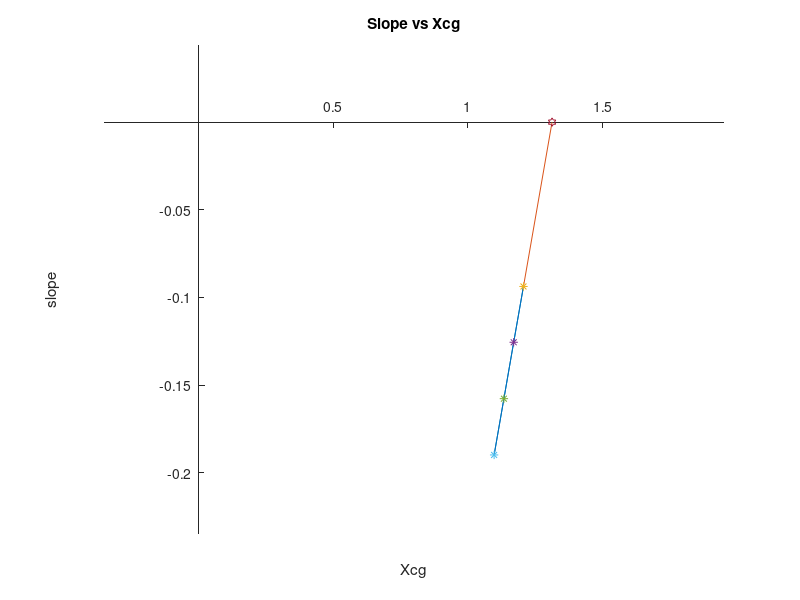

Source code (MATLAB):
Cltrim1=[0.5619 0.4643 0.3902 0.3324 0.2866];
deltrim1=[0.0348 0.0439 0.0509 0.0563 0.0606];
A= polyfit(Cltrim1,deltrim1,1);
Slope1=A(1);

Cltrim2=[0.5619 0.4643 0.3902 0.3324 0.2866];
deltrim2=[0.01674 0.0290 0.0383 0.0456 0.0513];
B= polyfit(Cltrim2,deltrim2,1);
Slope2=B(1);

Cltrim3=[0.5619 0.4643 0.3902 0.3324 0.2866];
deltrim3=[-0.0013 0.0140 0.0258 0.0349 0.0421];
C= polyfit(Cltrim3,deltrim3,1);
Slope3=C(1);

Cltrim4=[0.5619 0.4643 0.3902 0.3324 0.2866];
deltrim4=[-0.0194 -0.0008 0.0132 0.0242 0.0329];
D= polyfit(Cltrim4,deltrim4,1);
Slope4=D(1);

slope=[Slope1 Slope2 Slope3 Slope4]
xcg=[1.2061 1.1698 1.1335 1.0972];
final= polyfit(xcg,slope,1);

Xnp=-final(2)/final(1)
line(xcg,slope)
xlim([-2,2])
ylim([-0.4,0.4])
set(gca,'XaxisLocation','origin','YaxisLocation','origin')
final= polyfit(xcg,slope,1);
N_P=-1*final(2)/final(1)
hold on
plot(xcg,slope)
plot([xcg(1) N_P],[slope(1) 0])
for i=1:length(xcg)
    plot(xcg(i),slope(i),"*")
end
plot(N_P,0,"hexagram")
xlim([-0.35 1.95])
ylim([-0.235 0.044])
title("Slope vs Xcg")
xlabel("Xcg")
ylabel("slope")
